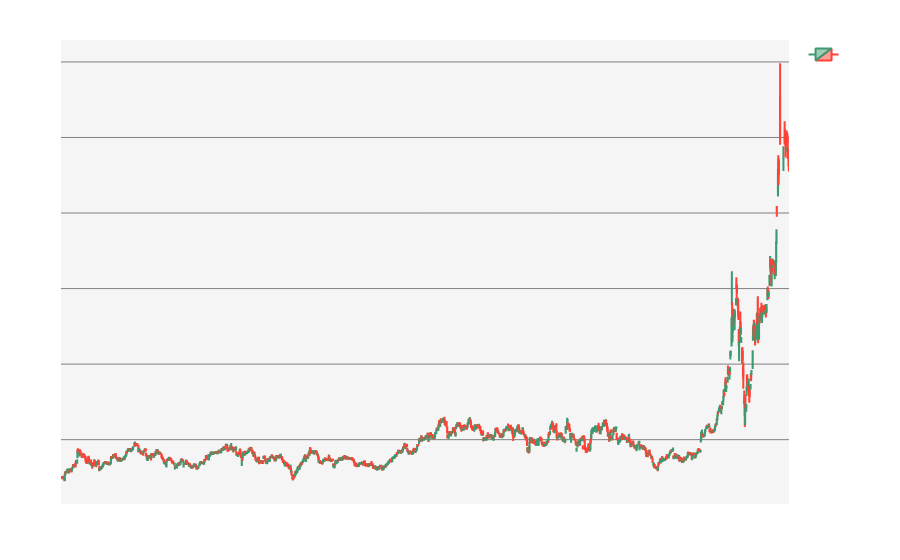

This figure's notebook cell:
### Code cell
# List of stock data file paths and corresponding stock names
stock_files = [
    {'file_path': 'data/AAPL_2010-01-01_2023-01-01.csv', 'stock_name': 'AAPL'},
    {'file_path': 'data/AMC_2010-01-01_2023-01-01.csv', 'stock_name': 'AMC'},
    {'file_path': 'data/AMZN_2010-01-01_2023-01-01.csv', 'stock_name': 'AMZN'},
    {'file_path': 'data/BB_2010-01-01_2023-01-01.csv', 'stock_name': 'BB'},
    {'file_path': 'data/GME_2010-01-01_2023-01-01.csv', 'stock_name': 'GME'},
    {'file_path': 'data/GOOG_2010-01-01_2023-01-01.csv', 'stock_name': 'GOOG'},
    {'file_path': 'data/MSFT_2010-01-01_2023-01-01.csv', 'stock_name': 'MSFT'},
    {'file_path': 'data/PLTR_2010-01-01_2023-01-01.csv', 'stock_name': 'PLTR'},
    {'file_path': 'data/QQQ_2010-01-01_2023-01-01.csv', 'stock_name': 'QQQ'},
    {'file_path': 'data/RIVN_2010-01-01_2023-01-01.csv', 'stock_name': 'RIVN'},
    {'file_path': 'data/SOFI_2010-01-01_2023-01-01.csv', 'stock_name': 'SOFI'},
    {'file_path': 'data/SPY_2010-01-01_2023-01-01.csv', 'stock_name': 'SPY'},
    {'file_path': 'data/TSLA_2010-01-01_2023-01-01.csv', 'stock_name': 'TSLA'}
]

# Load the selected stock data
selected_stock_data = None

# UI Components
stock_dropdown = widgets.Dropdown(
    options=[(stock['stock_name'], i) for i, stock in enumerate(stock_files)],
    description='Select Stock:',
    disabled=False,
)

start_date_picker = widgets.DatePicker(
    description='Start Date',
    disabled=False
)

end_date_picker = widgets.DatePicker(
    description='End Date',
    disabled=False
)

# Set default values for price and volume range sliders
default_min_close = 0  # Set a default minimum close price
default_max_close = 100  # Set a default maximum close price
default_min_volume = 0  # Set a default minimum volume
default_max_volume = 1000000  # Set a default maximum volume

price_range_slider = widgets.FloatRangeSlider(
    value=[default_min_close, default_max_close],
    min=default_min_close,
    max=default_max_close,
    step=0.1,
    description='Price Range:',
    continuous_update=False
)

volume_range_slider = widgets.FloatRangeSlider(
    value=[default_min_volume, default_max_volume],
    min=default_min_volume,
    max=default_max_volume,
    step=10000,
    description='Volume Range:',
    continuous_update=False
)

chart_type_dropdown = widgets.Dropdown(
    options=['Line Chart', 'Candlestick Chart'],
    value='Line Chart',
    description='Chart Type:',
    disabled=False,
)

filter_button = widgets.Button(description='Apply Filters')
output = widgets.Output()

# Inside the load_selected_stock_data function
def load_selected_stock_data(change):
    global selected_stock_data
    stock_index = change.new
    if stock_index is not None:
        file_path = stock_files[stock_index]['file_path']
        selected_stock_data = pd.read_csv(file_path)
        selected_stock_data['Date'] = pd.to_datetime(selected_stock_data['Date'])
        
        # Set the start and end date pickers to the dataset's start and end dates
        if not selected_stock_data.empty:
            min_date = selected_stock_data['Date'].min()
            max_date = selected_stock_data['Date'].max()
            start_date_picker.value = min_date.date()
            end_date_picker.value = max_date.date()
        # clear_output(wait=True)
        # print(f"Loaded {stock_files[stock_index]['stock_name']} stock data.")
        
        # Update price_range_slider and volume_range_slider based on real data range if valid
        if 'Close' in selected_stock_data.columns and 'Volume' in selected_stock_data.columns:
            min_volume = selected_stock_data['Volume'].min()
            max_volume = selected_stock_data['Volume'].max()
            if not pd.isna(min_volume) and not pd.isna(max_volume):
                if min_volume <= volume_range_slider.max:
                    volume_range_slider.min = min_volume
                if max_volume >= volume_range_slider.min:
                    volume_range_slider.max = max_volume
                volume_range_slider.value = [min_volume, max_volume]
            else:
                # Fallback in case of invalid data
                volume_range_slider.min = 0
                volume_range_slider.max = 1
                volume_range_slider.value = [0, 1]


# Observe changes in the selected stock dropdown
stock_dropdown.observe(load_selected_stock_data, names='value')


# Function to Update Output
def filter_data(b):
    with output:
        clear_output(wait=True)
        plt.clf()  # Clear the current figure
        
        if selected_stock_data is None or selected_stock_data.empty:
            print("Please select a stock and load the data.")
            return

        filtered_data = selected_stock_data[
            (selected_stock_data['Date'] >= pd.to_datetime(start_date_picker.value)) & 
            (selected_stock_data['Date'] <= pd.to_datetime(end_date_picker.value)) &
            (selected_stock_data['Close'] >= price_range_slider.value[0]) & 
            (selected_stock_data['Close'] <= price_range_slider.value[1]) &
            (selected_stock_data['Volume'] >= volume_range_slider.value[0]) & 
            (selected_stock_data['Volume'] <= volume_range_slider.value[1])
        ]

        if filtered_data.empty:
            print("No data to display for the selected filters.")
            return
        # print(filtered_data)

        if chart_type_dropdown.value == 'Line Chart':
            # Plot the stock price as a line chart
            plt.figure(figsize=(10, 4))
            plt.plot(filtered_data['Date'], filtered_data['Close'], label='Close Price')
            plt.xlabel('Date')
            plt.ylabel('Price')
            plt.title(f"{stock_files[stock_dropdown.value]['stock_name']} Stock Price")
            plt.legend()
            plt.show()

        elif chart_type_dropdown.value == 'Candlestick Chart':
            fig = go.Figure(data=[go.Candlestick(
                x=filtered_data['Date'],
                open=filtered_data['Open'],
                high=filtered_data['High'],
                low=filtered_data['Low'],
                close=filtered_data['Close']
            )])

            fig.update_layout(
                title=f"{stock_files[stock_dropdown.value]['stock_name']} Candlestick Chart",
                title_font=dict(color='white'),
                title_x=0.5,  
                title_y=0.95, 
                xaxis_title='Date',
                yaxis_title='Price',
                xaxis_rangeslider_visible=False,
                paper_bgcolor='rgba(0,0,0,0)',
                plot_bgcolor='rgba(245, 245, 245, 1)',
                margin=dict(l=40, r=40, t=40, b=40),
                hovermode='closest',
                xaxis=dict(
                    showline=True,
                    showgrid=False,
                    showticklabels=True,
                    tickfont=dict(color='white'),
                    title_font=dict(color='white')
                ),
                yaxis=dict(
                    showline=True,
                    showgrid=True,
                    showticklabels=True,
                    gridcolor='gray',
                    tickfont=dict(color='white'),
                    title_font=dict(color='white')
                ),
                showlegend=True,
                autosize=True,
                legend_title_font=dict(color='white'),  # Set legend title color to white
                legend_font=dict(color='white')
            )

            fig.show()

# Link the filter button to the filter_data function
filter_button.on_click(filter_data)

# Display UI components
display(stock_dropdown, start_date_picker, end_date_picker, price_range_slider, volume_range_slider, chart_type_dropdown, filter_button, output)

### Figure 1 — Plotly figure (JSON) as saved in the notebook; plotly's stock layout.template omitted (floating-point values rounded to 4 significant figures; data arrays with more than 128 entries replaced by an {"elided": "..."} marker saying what was removed)
{"data": [{"close": {"elided": "1654 float values"}, "high": {"elided": "1654 float values"}, "low": {"elided": "1654 float values"}, "open": {"elided": "1654 float values"}, "type": "candlestick", "x": {"elided": "1654 str values"}}], "layout": {"autosize": true, "hovermode": "closest", "legend": {"font": {"color": "white"}, "title": {"font": {"color": "white"}}}, "margin": {"b": 40, "l": 40, "r": 40, "t": 40}, "paper_bgcolor": "rgba(0,0,0,0)", "plot_bgcolor": "rgba(245, 245, 245, 1)", "showlegend": true, "title": {"font": {"color": "white"}, "text": "TSLA Candlestick Chart", "x": 0.5, "y": 0.95}, "xaxis": {"rangeslider": {"visible": false}, "showgrid": false, "showline": true, "showticklabels": true, "tickfont": {"color": "white"}, "title": {"font": {"color": "white"}, "text": "Date"}}, "yaxis": {"gridcolor": "gray", "showgrid": true, "showline": true, "showticklabels": true, "tickfont": {"color": "white"}, "title": {"font": {"color": "white"}, "text": "Price"}}}}
